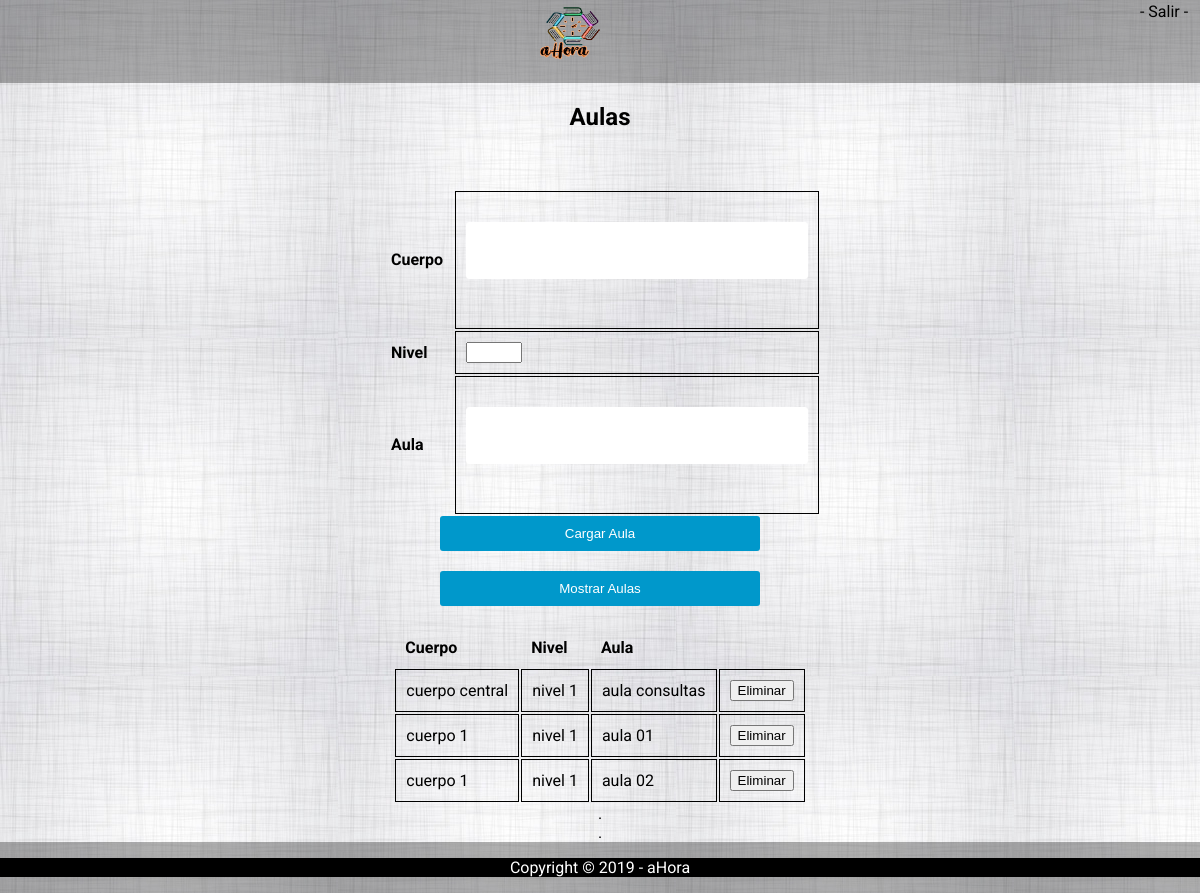
Page /vista/administrador/ABMAula.php (signed in) on the committed database.
### tables this page shows
CREATE TABLE `aula` (
  `cuerpoAula` varchar(20) NOT NULL,
  `nivelAula` int(11) NOT NULL,
  `numeroAula` varchar(20) NOT NULL,
  `id_aula` int(20) NOT NULL,
  `eliminado` tinyint(1) DEFAULT NULL
);

### vista/rutas.php (called while the page is built, shortened)
<?php
$URL='http://localhost/ProyectoFinalUTN';
$fondo="/vista/fondoCuerpo.jpg";
$style="/vista/assert/css/style.css";
$abmcrearAula='/controlador/administrador/abmcrearAula.php';
$borrarAula='/controlador/administrador/borrarAula.php';
$ABMAula='/vista/administrador/ABMAula.php';

### controlador/administrador/controladorAdministrador.php (called while the page is built, shortened)
<?php
require 'C:/xampp/htdocs/ProyectoFinalUTN/vista/rutas.php';
class controladorAdministrador extends conexion
{
    function BuscarAulas(){
        $conn = $this->getconexion();
        $stmt = $conn->prepare("SELECT id_aula,cuerpoAula,nivelAula,numeroAula FROM aula where eliminado is null");
        $stmt->execute();
        $listaAulas=array();
        while($row = $stmt->fetch()) {
                $aula = new Aula();
                $aula->setid_aula($row['id_aula']);
                $aula->setcuerpoAula($row['cuerpoAula']);
                $aula->setnivelAula($row['nivelAula']);
                $aula->setnumeroAula($row['numeroAula']);
                array_push($listaAulas,$aula);
            }
        return $listaAulas;
    }
}
?>

### modelo/Aula.php (called while the page is built, shortened)
<?php
class Aula
{
	var $id_aula;
	var $cuerpoAula;
	var $nivelAula;
	var $numeroAula;
    function getid_aula()
	{
		return $this->id_aula;
	}
	function setid_aula($newVal)
	{
		$this->id_aula = $newVal;
    }
    function getcuerpoAula()
	{
		return $this->cuerpoAula;
	}
	function setcuerpoAula($newVal)
	{
		$this->cuerpoAula = $newVal;
    }
    function getnivelAula()
	{
		return $this->nivelAula;
	}
	function setnivelAula($newVal)
	{
		$this->nivelAula = $newVal;
    }
    function getnumeroAula()
	{
		return $this->numeroAula;
	}
	function setnumeroAula($newVal)
	{
		$this->numeroAula = $newVal;
    }
}
    ?>

### vista/administrador/ABMAula.php (the view, shortened to what this page needs)
<?php
require 'C:/xampp/htdocs/ProyectoFinalUTN/vista/rutas.php';
$abmcrearAula= $URL.$abmcrearAula;
$ABMAula= $URL.$ABMAula;
$borrarAula=$URL.$borrarAula;
$a=new controladorAdministrador();
$aulas=$a->BuscarAulas();
?>
<!DOCTYPE html>
<html>
    <head>
        <link href=<?php echo $URL.$style?> rel="stylesheet" type="text/css"/>
    </head>
    <body background = <?php echo $URL.$fondo?> onload="mostrarPopUp()">
        <h2>Aulas</h2>
        <form action=<?php echo $abmcrearAula ?> method="POST">
            <div>
                <table id="tablaBuscar" style="border-color: #FFFFFF" align="center">
                    <tr>
                        <th>Cuerpo</th>
                        <td>
                            <input type="text" name="cuerpo" required><br>
                        </td>
                    </tr>
                    <tr>
                        <th>Nivel</th>
                        <td>
                            <input type="number" name="nivel" min="-2" max="10" step="1" required>
                        </td>
                        <br>
                    </tr>
                    <tr>
                        <th>Aula</th>
                        <td>
                            <input type="text" name="Aula" required><br>
                        </td>
                        <br>
                    </tr>
                </table>
            </div>
            <div><input type="submit" value="Cargar Aula" name="Buscar" formaction=<?php echo $abmcrearAula ?> /></div>
        </form>
            <div><input type="submit" value="Mostrar Aulas" name="Buscar" formaction=<?php echo $ABMAula ?> onClick="myFunction()"/></div>
        <form action=<?php echo $borrarAula ?> method="POST">
            <div id="myDIV" align="center">
            <div class="container">
                <div class="table-responsive col-md-12 col-md-offset-0">
                    <table id="myTable2" class="table table-bordered table-hover">
                        <tr class="info">
                            <th onclick="sortTable(0)" style="cursor:pointer";>Cuerpo</th>
                            <th onclick="sortTable(1)" style="cursor:pointer";>Nivel</th>
                            <th onclick="sortTable(2)" style="cursor:pointer";>Aula</th>
                            <th onclick="sortTable(3)" style="cursor:pointer";></th>
                        </tr>
                        <?php foreach ($aulas as $aula): ?>
                        <tr>
                            <div>
                                <td>
                                    <?php echo "cuerpo ".$aula->getcuerpoAula() ?>
                                </td>
                                <td>
                                    <?php echo "nivel ".$aula->getnivelAula() ?>
                                </td>
                                <td>
                                    <?php echo "aula ".$aula->getnumeroAula() ?>
                                </td>
                                <td>
                                <button type="submit" value=<?php echo $aula->getid_aula()?> name="borrarAula" formaction=<?php echo $borrarAula ?> onClick="return confirm('Esta seguro que desea eliminar <?php echo "cuerpo".$aula->getcuerpoAula()." nivel".$aula->getnivelAula()." aula". $aula->getnumeroAula()?> ')"> Eliminar</button>
                                </td>
                            </div>
                        </tr>
                        <?php endforeach; ?>
                    </table>
                </div>
            </div>
            </div>
        </form>
            <div>
            <td>.</td><br>
            <td>.</td>
            </div>
</body>
    <footer>
    </footer>
</html>

### vista/assert/css/style.css (style rules this page uses)
html, body { margin: 0 auto; padding: 0; font-family: 'Roboto', sans-serif; text-align: center; width: 100%; height: 100%; display: table; }
footer { border-bottom: 2px solid #eee; padding: 2px 0 2px; width: 100%; text-align: center; color: black; height: 40px; bottom: 0; position: static; background-color: #0000004f; align-self: flex-end; display: table-row; }
input[type="text"], input[type="password"] { outline: none; padding: 20px; display: block; width: 300px; border-radius: 3px; border: 1px solid white; margin: 20px auto; }
input[type="submit"] { padding: 10px; color: white; background: #0098cb; width: 320px; margin: 20px auto; margin-top: 0; border: 0; border-radius: 3px; cursor: pointer; }
table-mostrar, thead, td { width: 100%; margin: 0; padding: 0; border-collapse: collapse; border: 1px solid black; text-align: left; }
th, td { padding: 10px; text-align: left; width: max-content; }

### rows in the picture
aula: cuerpoAula "central", nivelAula "1", numeroAula "consultas"
aula: cuerpoAula "1", nivelAula "1", numeroAula "01"
aula: cuerpoAula "1", nivelAula "1", numeroAula "02"
